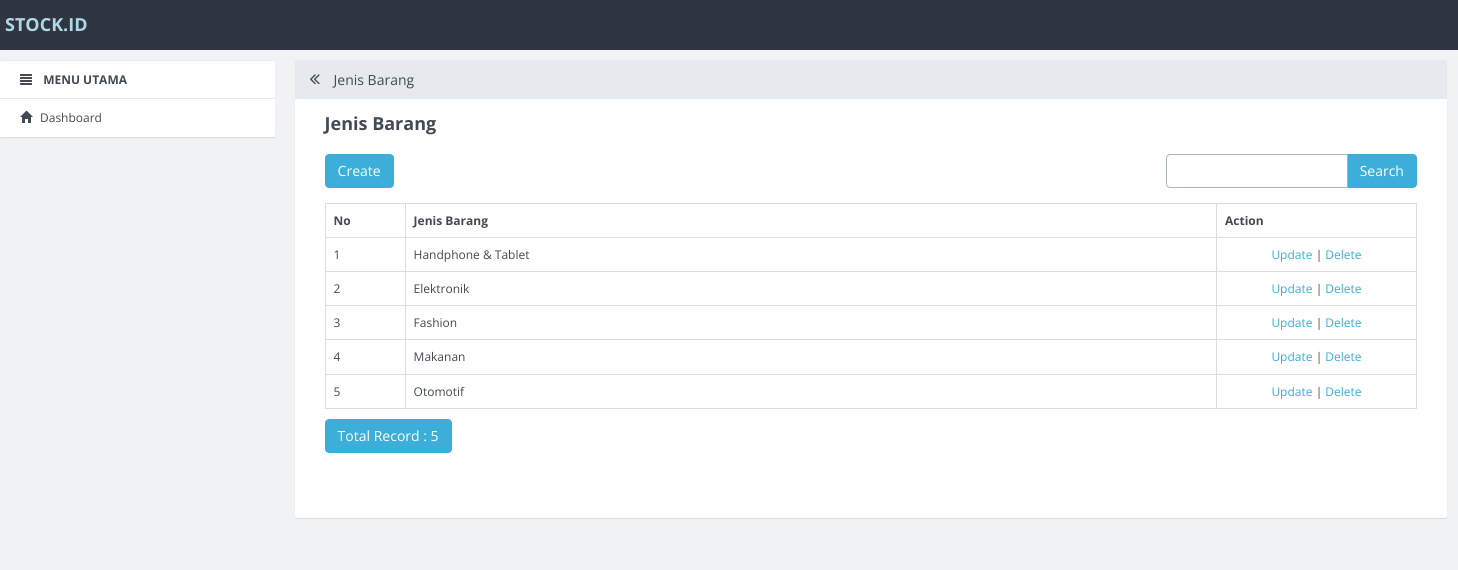
The app's page /index.php/jenis_barang with its own data.
### tables this page shows
CREATE TABLE `jenis_barang` (
  `id_jenis` int(11) NOT NULL,
  `jenis_barang` varchar(50) DEFAULT NULL
);

### application/controllers/Jenis_barang.php (called while the page is built, shortened)
<?php
class Jenis_barang extends CI_Controller
{
    function __construct()
    {
        $this->load->model('Jenis_barang_model');
        $this->load->library('form_validation');
    }
    public function index()
    {
        $q = urldecode($this->input->get('q', TRUE));
        $start = intval($this->input->get('start'));
        if ($q <> '') {
            $config['base_url'] = base_url() . 'jenis_barang/index.html?q=' . urlencode($q);
            $config['first_url'] = base_url() . 'jenis_barang/index.html?q=' . urlencode($q);
        } else {
            $config['base_url'] = base_url() . 'jenis_barang/index.html';
            $config['first_url'] = base_url() . 'jenis_barang/index.html';
        }
        $config['per_page'] = 10;
        $config['page_query_string'] = TRUE;
        $config['total_rows'] = $this->Jenis_barang_model->total_rows($q);
        $jenis_barang = $this->Jenis_barang_model->get_limit_data($config['per_page'], $start, $q);
        $this->load->library('pagination');
        $this->pagination->initialize($config);
        $data = array(
            'jenis_barang_data' => $jenis_barang,
            'q' => $q,
            'pagination' => $this->pagination->create_links(),
            'total_rows' => $config['total_rows'],
            'start' => $start,
            'konten' => 'jenis_barang/jenis_barang_list',
            'judul' => 'Jenis Barang',
        );
        $this->load->view('v_index', $data);
    }
}

### index.php (called while the page is built, shortened)
<?php
require_once BASEPATH.'core/CodeIgniter.php';

### application/config/config.php (called while the page is built, shortened)
<?php
$config['base_url'] = "http://".$_SERVER['HTTP_HOST'];
$config['base_url'] .= preg_replace('@/+$@','',dirname($_SERVER['SCRIPT_NAME'])).'/';
$config['index_page'] = '';
$config['uri_protocol']	= 'REQUEST_URI';
$config['url_suffix'] = '.html';
$config['language']	= 'english';
$config['charset'] = 'UTF-8';
$config['enable_hooks'] = FALSE;
$config['subclass_prefix'] = 'MY_';
$config['composer_autoload'] = FALSE;
$config['permitted_uri_chars'] = 'a-z 0-9~%.:_\-';
$config['enable_query_strings'] = FALSE;
$config['controller_trigger'] = 'c';
$config['function_trigger'] = 'm';
$config['directory_trigger'] = 'd';
$config['allow_get_array'] = TRUE;
$config['log_threshold'] = 0;
$config['log_path'] = '';
$config['log_file_extension'] = '';
$config['log_file_permissions'] = 0644;
$config['log_date_format'] = 'Y-m-d H:i:s';
$config['error_views_path'] = '';
$config['cache_path'] = '';
$config['cache_query_string'] = FALSE;
$config['encryption_key'] = '';
$config['sess_driver'] = 'files';
$config['sess_cookie_name'] = 'ci_session';
$config['sess_expiration'] = 7200;
$config['sess_save_path'] = NULL;
$config['sess_match_ip'] = FALSE;
$config['sess_time_to_update'] = 300;
$config['sess_regenerate_destroy'] = FALSE;
$config['cookie_prefix']	= '';
$config['cookie_domain']	= '';
$config['cookie_path']		= '/';
$config['cookie_secure']	= FALSE;
$config['cookie_httponly'] 	= FALSE;
$config['standardize_newlines'] = FALSE;
$config['global_xss_filtering'] = FALSE;
$config['csrf_protection'] = FALSE;
$config['csrf_token_name'] = 'csrf_test_name';
$config['csrf_cookie_name'] = 'csrf_cookie_name';
$config['csrf_expire'] = 7200;
$config['csrf_regenerate'] = TRUE;
$config['csrf_exclude_uris'] = array();
$config['compress_output'] = FALSE;
$config['time_reference'] = 'local';
$config['rewrite_short_tags'] = FALSE;
$config['proxy_ips'] = '';

### application/models/Jenis_barang_model.php (called while the page is built, shortened)
<?php
class Jenis_barang_model extends CI_Model
{
    public $table = 'jenis_barang';
    public $id = 'id_jenis';
    public $order = 'DESC';
    function total_rows($q = NULL) {
        $this->db->like('id_jenis', $q);
	$this->db->or_like('jenis_barang', $q);
	$this->db->from($this->table);
        return $this->db->count_all_results();
    }
    function get_limit_data($limit, $start = 0, $q = NULL) {
        $this->db->order_by($this->id, $this->order);
        $this->db->like('id_jenis', $q);
	$this->db->or_like('jenis_barang', $q);
	$this->db->limit($limit, $start);
        return $this->db->get($this->table)->result();
    }
}

### application/views/jenis_barang/jenis_barang_list.php (the view, shortened to what this page needs)
<div class="row" style="margin-bottom: 10px">
            <div class="col-md-4">
                <?php echo anchor(site_url('jenis_barang/create'),'Create', 'class="btn btn-primary"'); ?>
            </div>
            <div class="col-md-4 text-center">
            </div>
            <div class="col-md-1 text-right">
            </div>
            <div class="col-md-3 text-right">
                <form action="<?php echo site_url('jenis_barang/index'); ?>" class="form-inline" method="get">
                    <div class="input-group">
                        <input type="text" class="form-control" name="q" value="<?php echo $q; ?>">
                        <span class="input-group-btn">
                          <button class="btn btn-primary" type="submit">Search</button>
                        </span>
                    </div>
                </form>
            </div>
        </div>
        <table class="table table-bordered" style="margin-bottom: 10px">
            <tr>
                <th>No</th>
        <th>Jenis Barang</th>
        <th>Action</th>
            </tr><?php
            foreach ($jenis_barang_data as $jenis_barang)
            {
                ?>
                <tr>
            <td width="80px"><?php echo ++$start ?></td>
            <td><?php echo $jenis_barang->jenis_barang ?></td>
            <td style="text-align:center" width="200px">
                <?php
                echo anchor(site_url('jenis_barang/update/'.$jenis_barang->id_jenis),'Update');
                echo ' | ';
                echo anchor(site_url('jenis_barang/delete/'.$jenis_barang->id_jenis),'Delete','onclick="javasciprt: return confirm(\'Are You Sure ?\')"');
                ?>
            </td>
        </tr>
                <?php
            }
            ?>
        </table>
        <div class="row">
            <div class="col-md-6">
                <a href="#" class="btn btn-primary">Total Record : <?php echo $total_rows ?></a>
        </div>
            <div class="col-md-6 text-right">
            </div>
        </div>

### records on screen
jenis_barang: jenis_barang "Handphone & Tablet", id_jenis "Update", id_jenis "Delete"
jenis_barang: jenis_barang "Elektronik", id_jenis "Update", id_jenis "Delete"
jenis_barang: jenis_barang "Fashion", id_jenis "Update", id_jenis "Delete"
jenis_barang: jenis_barang "Makanan", id_jenis "Update", id_jenis "Delete"
jenis_barang: jenis_barang "Otomotif", id_jenis "Update", id_jenis "Delete"

### other values on screen
$judul "Jenis Barang"
$total_rows "5"
